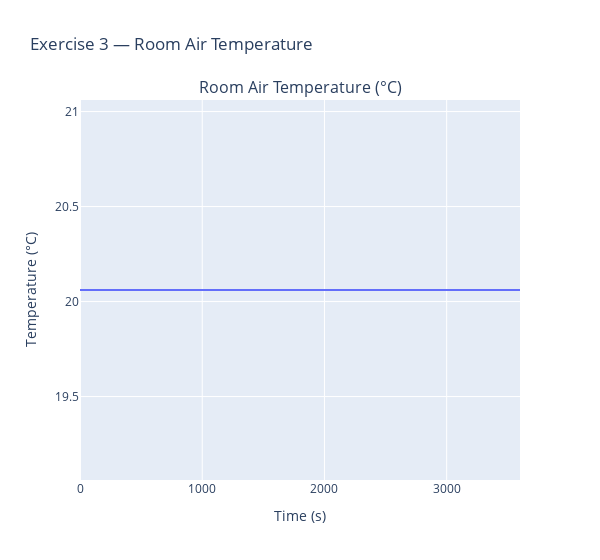
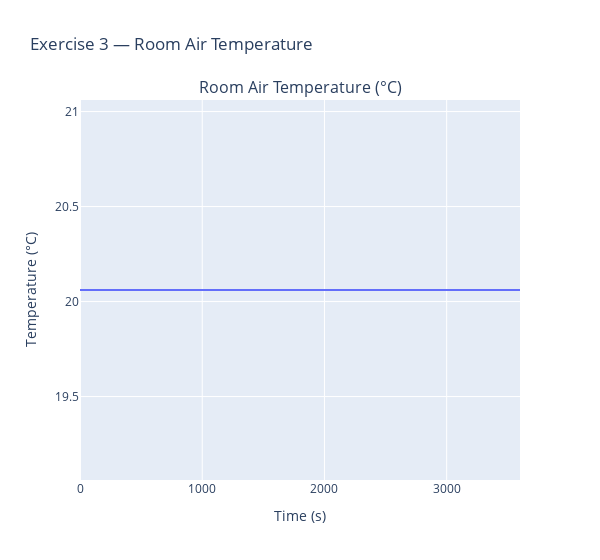

The cell these charts' notebook holds for them, in order:
### Markdown cell above
You are tasked with determining the necessary heating power $(P)$ required to maintain a specific interior temperature for a composite wall.

<img src="../../database/images/Conduction3.png"
     align="right"
     width="400"
     style="margin-right: 20px; margin-bottom: 10px;" />

**1. Wall Specifications**

The wall has a total surface area $(A)$ of $1$ square meter $(m²)$ and is composed of three distinct material sections: **Wood**, **Earth**, and **Straw**. \
The wall has a non-uniform structure, suggesting a combination of series and parallel heat transfer paths.

**2. Thermal Boundary Conditions**

- Desired Interior Temperature &nbsp; $(T_{in}$) &nbsp; : &nbsp; $20$°C
- Exterior Temperature &nbsp; $(T_{out}$) &nbsp; : &nbsp; $5$°C

**3. Objective**

Calculate the heating power $(P)$ in Watts $(W)$ required to compensate for the heat loss through the wall, thus maintaining the interior temperature at $T_{in}=20$°C.

$Q = R_{total} *(T_{in}−T_{out})$ &emsp; &emsp; Where $R_{total}$ is the total thermal resistance of the composite wall, that you will need to calculate.

Material | Thermal Conductivity (𝛌)
---------|-------------------------
Wood     | 0.13 W/m/K
Earth coating | 0.75 W/m/K
Straw | 0.07 W/m/K

### Code cell
sim3 = FMUSimulation(databasePath / "Exercises_Conduction_ComWalSys_03.fmu")

sim3.initialize()

wallParameters = {
    "wall_1.lambda": 0.75,
    "wall_1.e": 0.05,
    "wall_1.A": 0.7,
    "wall_2.lambda": 0.07,
    "wall_2.e": 0.15,
    "wall_2.A": 0.7,
    "wall_3.lambda": 0.13,
    "wall_3.e": 0.20,
    "wall_3.A": 0.3,
    "wall_4.lambda": 0.75,
    "wall_4.e": 0.05,
    "wall_4.A": 0.7,
}
sim3.initParameters(wallParameters)
sim3.initParameters({"InteriorHeatFlow.Q_flow": 7.35})

sim3.exitInitialization()

data3 = sim3.run(["wall_4.port_b.T", "InteriorHeatFlow.port.T"])
sim3.terminate()

sim3Factory = SimulationPlotFactory()

sim3Factory.plot_subplots(
    time=data3["time"],
    data_type="temperature",
    data_dict={"Room Air Temperature (°C)": data3["wall_4.port_b.T"]},
    title="Exercise 3 — Room Air Temperature",
)

### Figure 1 — Plotly figure (JSON) as saved in the notebook; plotly's stock layout.template omitted (floating-point values rounded to 4 significant figures; data arrays with more than 128 entries replaced by an {"elided": "..."} marker saying what was removed)
{"data": [{"mode": "lines", "name": "Room Air Temperature (°C)", "type": "scatter", "x": {"elided": "3601 float values"}, "xaxis": "x", "y": {"elided": "3601 float values"}, "yaxis": "y"}], "layout": {"annotations": [{"font": {"size": 16}, "showarrow": false, "text": "Room Air Temperature (°C)", "x": 0.5, "xanchor": "center", "xref": "paper", "y": 1, "yanchor": "bottom", "yref": "paper"}], "title": {"text": "Exercise 3 — Room Air Temperature"}, "width": 600, "xaxis": {"anchor": "y", "domain": [0, 1], "title": {"text": "Time (s)"}}, "yaxis": {"anchor": "x", "domain": [0, 1], "title": {"text": "Temperature (°C)"}}}}

### Figure 2 — Plotly figure (JSON) as saved in the notebook; plotly's stock layout.template omitted (floating-point values rounded to 4 significant figures; data arrays with more than 128 entries replaced by an {"elided": "..."} marker saying what was removed)
{"data": [{"mode": "lines", "name": "Room Air Temperature (°C)", "type": "scatter", "x": {"elided": "3601 float values"}, "xaxis": "x", "y": {"elided": "3601 float values"}, "yaxis": "y"}], "layout": {"annotations": [{"font": {"size": 16}, "showarrow": false, "text": "Room Air Temperature (°C)", "x": 0.5, "xanchor": "center", "xref": "paper", "y": 1, "yanchor": "bottom", "yref": "paper"}], "title": {"text": "Exercise 3 — Room Air Temperature"}, "width": 600, "xaxis": {"anchor": "y", "domain": [0, 1], "title": {"text": "Time (s)"}}, "yaxis": {"anchor": "x", "domain": [0, 1], "title": {"text": "Temperature (°C)"}}}}
